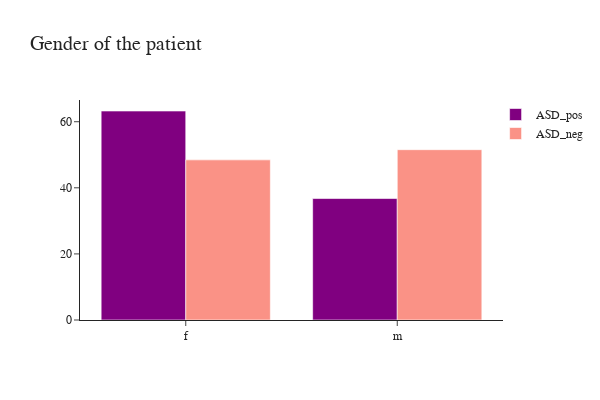

Write notebook code for a chart like this one.
### Markdown cell above
### Cinsiyet
- Cinsiyet dağılımı oldukça dengeli. %52'si kadın (f) ve geri kalan %48'i erkek (m).
- ASD pozitif olanların %63'ü kadın.

### Code cell
fig = go.Figure()
fig.add_trace(go.Histogram(x=ASD_pos['gender'],histnorm='percent',
                           name='ASD_pos', marker_color = 'purple'),
              )
fig.add_trace(go.Histogram(x=ASD_neg['gender'],histnorm='percent',
                           name='ASD_neg', marker_color = 'salmon', opacity=0.85),
              )

fig.update_layout(title="Gender of the patient",
                  font_family="San Serif",
                  titlefont={'size': 20},
                  template='simple_white',
                  width=600,
                  height=400,
                  legend=dict(
                      orientation="v", y=1, yanchor="top", x=1.20, xanchor="right" )
                  ).update_xaxes(categoryorder='total descending')
fig.show()

### Figure 1 — Plotly figure (JSON) as saved in the notebook; plotly's stock layout.template omitted (floating-point values rounded to 4 significant figures; data arrays with more than 128 entries replaced by an {"elided": "..."} marker saying what was removed)
{"data": [{"histnorm": "percent", "marker": {"color": "purple"}, "name": "ASD_pos", "x": {"elided": "185 str values"}, "type": "histogram"}, {"histnorm": "percent", "marker": {"color": "salmon"}, "name": "ASD_neg", "opacity": 0.85, "x": {"elided": "615 str values"}, "type": "histogram"}], "layout": {"font": {"family": "San Serif"}, "title": {"text": "Gender of the patient", "font": {"size": 20}}, "legend": {"orientation": "v", "y": 1, "yanchor": "top", "x": 1.2, "xanchor": "right"}, "width": 600, "height": 400, "xaxis": {"categoryorder": "total descending"}}}
